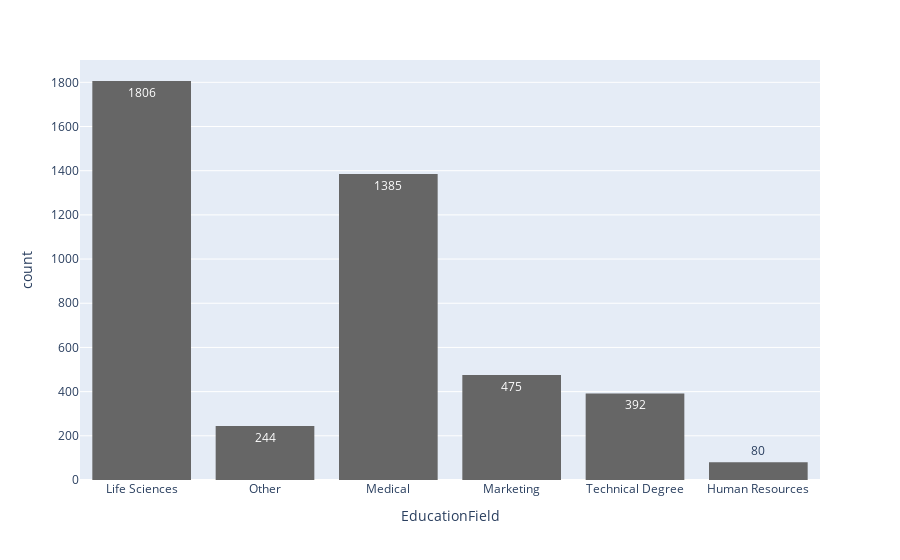

Notebook source saved alongside this figure:
### Code cell
fig = px.histogram(df, x="EducationField", barmode="group", text_auto=True, color_discrete_sequence=px.colors.qualitative.Prism_r, nbins=10)
fig.update_layout(xaxis_title="EducationField")
fig.update_layout(yaxis_title="count")
fig.show()

### Figure 1 — Plotly figure (JSON) as saved in the notebook; plotly's stock layout.template omitted (floating-point values rounded to 4 significant figures; data arrays with more than 128 entries replaced by an {"elided": "..."} marker saying what was removed)
{"data": [{"alignmentgroup": "True", "bingroup": "x", "hovertemplate": "EducationField=%{x}<br>count=%{y}<extra></extra>", "legendgroup": "", "marker": {"color": "rgb(102, 102, 102)", "pattern": {"shape": ""}}, "name": "", "nbinsx": 10, "offsetgroup": "", "orientation": "v", "showlegend": false, "texttemplate": "%{value}", "type": "histogram", "x": {"elided": "4382 str values"}, "xaxis": "x", "yaxis": "y"}], "layout": {"barmode": "group", "legend": {"tracegroupgap": 0}, "margin": {"t": 60}, "xaxis": {"anchor": "y", "domain": [0, 1], "title": {"text": "EducationField"}}, "yaxis": {"anchor": "x", "domain": [0, 1], "title": {"text": "count"}}}}
